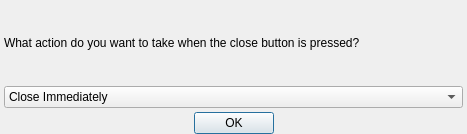
<?xml version="1.0" encoding="UTF-8"?>
<ui version="4.0">
 <class>DialogCloseType</class>
 <widget class="QDialog" name="DialogCloseType">
  <property name="windowModality">
   <enum>Qt::ApplicationModal</enum>
  </property>
  <property name="geometry">
   <rect>
    <x>0</x>
    <y>0</y>
    <width>467</width>
    <height>134</height>
   </rect>
  </property>
  <property name="minimumSize">
   <size>
    <width>450</width>
    <height>134</height>
   </size>
  </property>
  <property name="maximumSize">
   <size>
    <width>1600</width>
    <height>134</height>
   </size>
  </property>
  <property name="windowTitle">
   <string>What Should The Close Button Do?</string>
  </property>
  <property name="windowIcon">
   <iconset resource="../Resource.qrc">
    <normaloff>:/Resource/Generic/Exit.png</normaloff>:/Resource/Generic/Exit.png</iconset>
  </property>
  <property name="autoFillBackground">
   <bool>true</bool>
  </property>
  <property name="modal">
   <bool>true</bool>
  </property>
  <layout class="QGridLayout" name="gridLayout">
   <property name="margin">
    <number>0</number>
   </property>
   <property name="spacing">
    <number>0</number>
   </property>
   <item row="3" column="0">
    <layout class="QGridLayout" name="gridLayoutFooter">
     <item row="0" column="1">
      <widget class="QPushButton" name="pushButtonOK">
       <property name="text">
        <string>OK</string>
       </property>
      </widget>
     </item>
     <item row="0" column="0">
      <spacer name="horizontalSpacerLeftFooter">
       <property name="orientation">
        <enum>Qt::Horizontal</enum>
       </property>
       <property name="sizeHint" stdset="0">
        <size>
         <width>40</width>
         <height>20</height>
        </size>
       </property>
      </spacer>
     </item>
     <item row="0" column="2">
      <spacer name="horizontalSpacerRightFooter">
       <property name="orientation">
        <enum>Qt::Horizontal</enum>
       </property>
       <property name="sizeHint" stdset="0">
        <size>
         <width>40</width>
         <height>20</height>
        </size>
       </property>
      </spacer>
     </item>
    </layout>
   </item>
   <item row="0" column="0">
    <layout class="QGridLayout" name="gridLayoutBody">
     <property name="margin">
      <number>4</number>
     </property>
     <property name="spacing">
      <number>4</number>
     </property>
     <item row="0" column="0">
      <widget class="QLabel" name="labelCloseType">
       <property name="text">
        <string>What action do you want to take when the close button is pressed?</string>
       </property>
      </widget>
     </item>
     <item row="1" column="0">
      <widget class="QComboBox" name="comboBoxCloseType">
       <item>
        <property name="text">
         <string>Close Immediately</string>
        </property>
        <property name="icon">
         <iconset resource="../Resource.qrc">
          <normaloff>:/Resource/Generic/Exit.png</normaloff>:/Resource/Generic/Exit.png</iconset>
        </property>
       </item>
       <item>
        <property name="text">
         <string>Minimize To Tray</string>
        </property>
        <property name="icon">
         <iconset resource="../Resource.qrc">
          <normaloff>:/Resource/Quazaa.png</normaloff>:/Resource/Quazaa.png</iconset>
        </property>
       </item>
       <item>
        <property name="text">
         <string>Close After Transfers</string>
        </property>
        <property name="icon">
         <iconset resource="../Resource.qrc">
          <normaloff>:/Resource/Generic/ExitAfterTransfers.png</normaloff>:/Resource/Generic/ExitAfterTransfers.png</iconset>
        </property>
       </item>
      </widget>
     </item>
    </layout>
   </item>
  </layout>
 </widget>
 <resources>
  <include location="../Resource.qrc"/>
 </resources>
 <connections/>
</ui>
